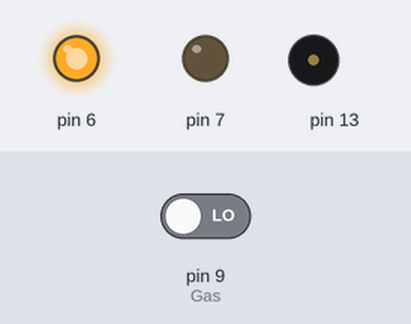
Bench run of a sketch on a simulated Arduino Uno, built with avr-gcc and run on an emulated ATmega328P. Shown: output pins drawn as LEDs (lit = HIGH), buzzer (waves = sounding). The inputs (shaded band) are chosen by the test bench; at power-on: pin 9 (Gas) LOW. Pins used as bus, display or sensor lines are not drawn.

Above: at 1.8 s.
1.9 s: pin 9 (Gas) driven HIGH
At 3.2 s:
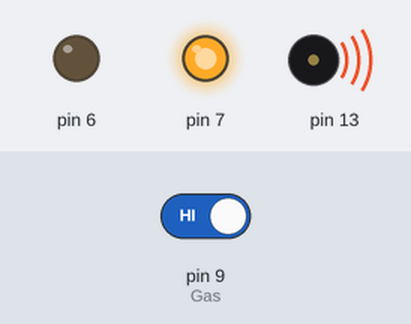
3.5 s: pin 9 (Gas) driven LOW
At 4.7 s:
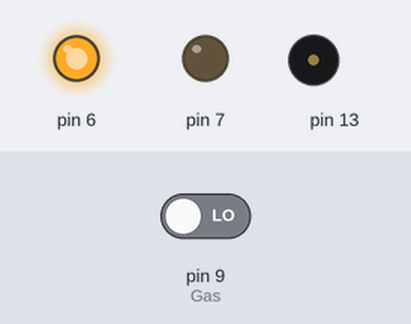
Timing chart, 0 to 6.5 s (numbered marks = the images above; inputs shaded):
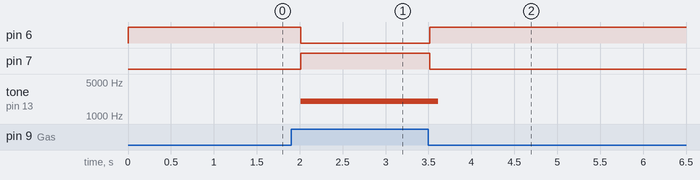

Measured:
- after the input at 1.9 s, pin 6: HIGH → LOW after 0.11 s; pin 7: LOW → HIGH after 0.11 s; tone on pin 13: silent → 2000 Hz after 0.11 s
- after the input at 3.5 s, pin 6: LOW → HIGH at once; pin 7: HIGH → LOW at once; tone on pin 13: 2000 Hz → silent after 0.12 s

The sketch:

gas_sensor.ino
```cpp
#include<LiquidCrystal.h>

LiquidCrystal lcd(12 , 11 , 5 ,4 ,3 ,2);
int Gas = 9;

void setup() {

pinMode(9 , INPUT);
pinMode(13,OUTPUT);
pinMode(7,OUTPUT);
pinMode(6,OUTPUT);


}

void loop() {

  if(digitalRead(Gas) == HIGH){
    lcd.setCursor(0,0);
    lcd.print("Gas Detected");
    digitalWrite(7 , HIGH);
    digitalWrite(6, LOW);
    digitalWrite(13, HIGH);
    tone( 13, 4000, 600);
    tone( 13, 2000, 600);
  }
else{
  lcd.setCursor(0,0);
  lcd.print("No Gas Detected ");
  digitalWrite(6, HIGH);
  digitalWrite(7 ,LOW);
  digitalWrite(13, LOW);
}
delay(500);
lcd.clear();

}
```
